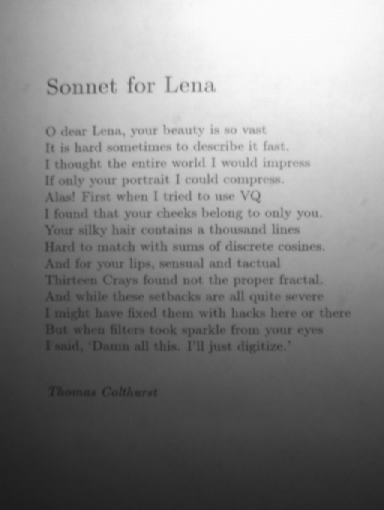
#> input picture input/doc.jpeg, 384 x 510 px
$ jupyter execute adaptive_thresholding.ipynb
#> lines starting #> are read from the running program, lines starting #| are printed output that depends on the picture; after the words box and inside, x2 and y2 are one past the last pixel; in counts of white or black regions, pixels touching at a corner belong together
#> further down, image is the input picture: shape (510, 384, 4); mean R, G, B, A 133.2, 133.2, 133.2, 255
### Import Libraries

[cell 1]
import cv2
import matplotlib.pyplot as plt
from matplotlib.pyplot import figure, title
import glob
import numpy as np

### Define Thresholding Operations

[cell 2]
def manual_thresholding(image, threshold):
#> called with threshold = 100
    _, thresh_msk = cv2.threshold(gray_img, threshold, 255, cv2.THRESH_BINARY)
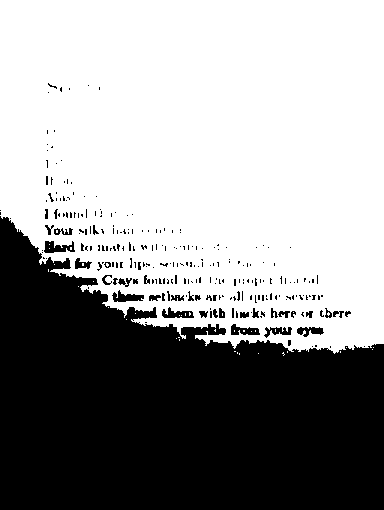
#> thresh_msk: shape (510, 384); 59.9% white; 259 black regions (220 under 20 px), largest, box (x1, y1, x2, y2) and area: (0, 216, 384, 510) 74927, (44, 241, 75, 253) 230, (112, 290, 144, 302) 215
    masked = cv2.bitwise_and(image, image, mask=thresh_msk)
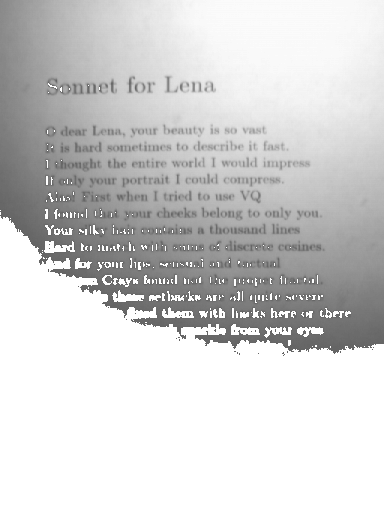
#> masked: shape (510, 384, 4); mean R, G, B, A 106.7, 106.7, 106.7, 152.8; transparent parts drawn white
    return masked

def triangle_thresholding(image):
    _, thresh_msk = cv2.threshold(gray_img, 0, 255, cv2.THRESH_BINARY+cv2.THRESH_TRIANGLE)
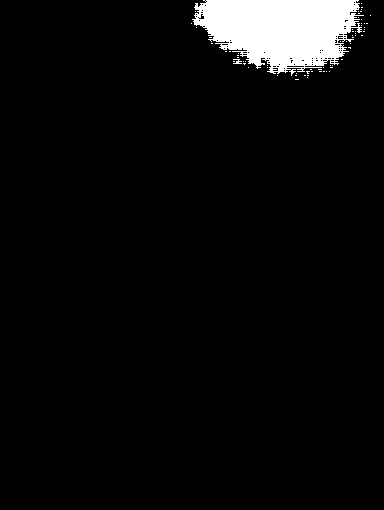
#> thresh_msk: shape (510, 384); 4.6% white; 67 white regions (65 under 20 px), largest, box (x1, y1, x2, y2) and area: (192, 0, 364, 76) 8872, (233, 59, 242, 64) 26
    masked = cv2.bitwise_and(image, image, mask=thresh_msk)
    return masked

def mean_adaptive_thresholding(image):
    thresh_msk = cv2.adaptiveThreshold(gray_img, 255, cv2.ADAPTIVE_THRESH_MEAN_C, cv2.THRESH_BINARY_INV, 11, 8)
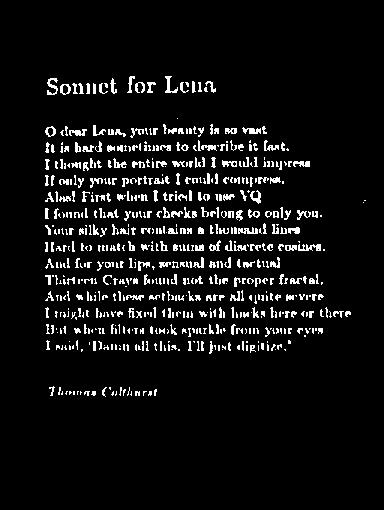
#> thresh_msk: shape (510, 384); 6.6% white in thin lines or dots, all inside (x1, y1, x2, y2) = (45, 76, 366, 397)
    masked = cv2.bitwise_and(image, image, mask=thresh_msk)
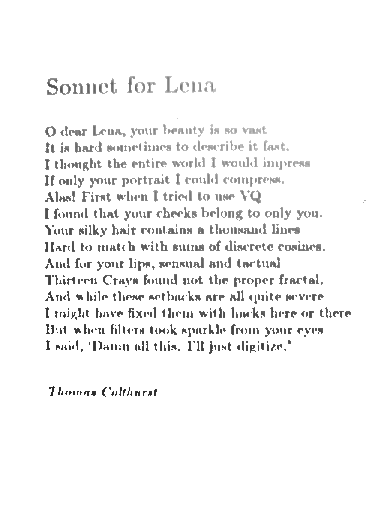
#> masked: shape (510, 384, 4); mean R, G, B, A 7.6, 7.6, 7.6, 16.9; transparent parts drawn white
    return masked

def gaussian_adaptive_thresholding(image):
    thresh_msk = cv2.adaptiveThreshold(gray_img, 255, cv2.ADAPTIVE_THRESH_GAUSSIAN_C, cv2.THRESH_BINARY_INV, 19, 6)
    masked = cv2.bitwise_and(image, image, mask=thresh_msk)
    return masked

### Apply thresholds to Images

[cell 3]
cnt = 1
m_thresh = 100
x_dim = 5
y_dim = 1
img = "../input/doc.jpeg"
figure(figsize=[8,30])
plt.subplot(x_dim,y_dim,cnt)
image = plt.imread(img)
gray_img = cv2.cvtColor(image, cv2.COLOR_BGR2GRAY)
title('Original Image')
plt.imshow(image, aspect='auto')
cnt+=1
plt.subplot(x_dim,y_dim,cnt)
title('Manual Thresholding')
plt.imshow(manual_thresholding(image, m_thresh), aspect='auto')
cnt+=1
plt.subplot(x_dim,y_dim,cnt)
title('Triangle Thresholding')
plt.imshow(triangle_thresholding(image), aspect='auto')
cnt+=1
plt.subplot(x_dim,y_dim,cnt)
title('Mean Adaptive Thresholding')
plt.imshow(mean_adaptive_thresholding(image), aspect='auto')
cnt+=1
plt.subplot(x_dim,y_dim,cnt)
title('Gaussian Adaptive Thresholding')
plt.imshow(mean_adaptive_thresholding(image), aspect='auto')
cnt+=1

$ run again, with input/dog1.jpeg copied over input/doc.jpeg
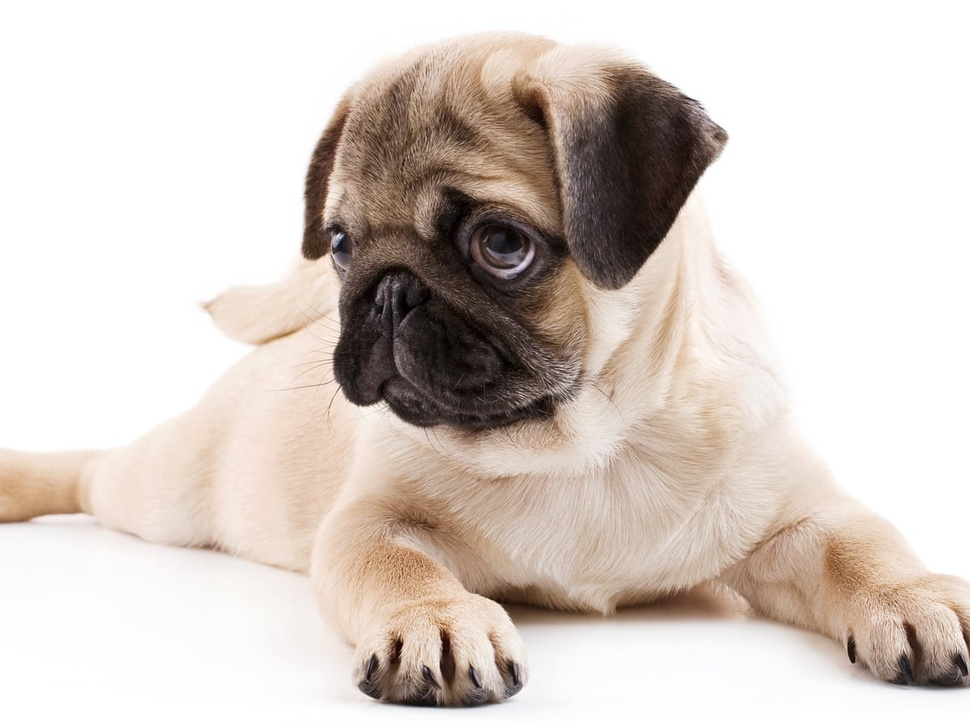
#> input picture input/dog1.jpeg, 970 x 727 px, shrunk from 1200 x 900 before the run
#> image is the input picture: shape (727, 970, 3); mean R, G, B 214.9, 205, 198.3
#> in manual_thresholding, `_, thresh_msk = cv2.threshold(gray_img, threshold, 255, cv2.THRESH_BIN..`:
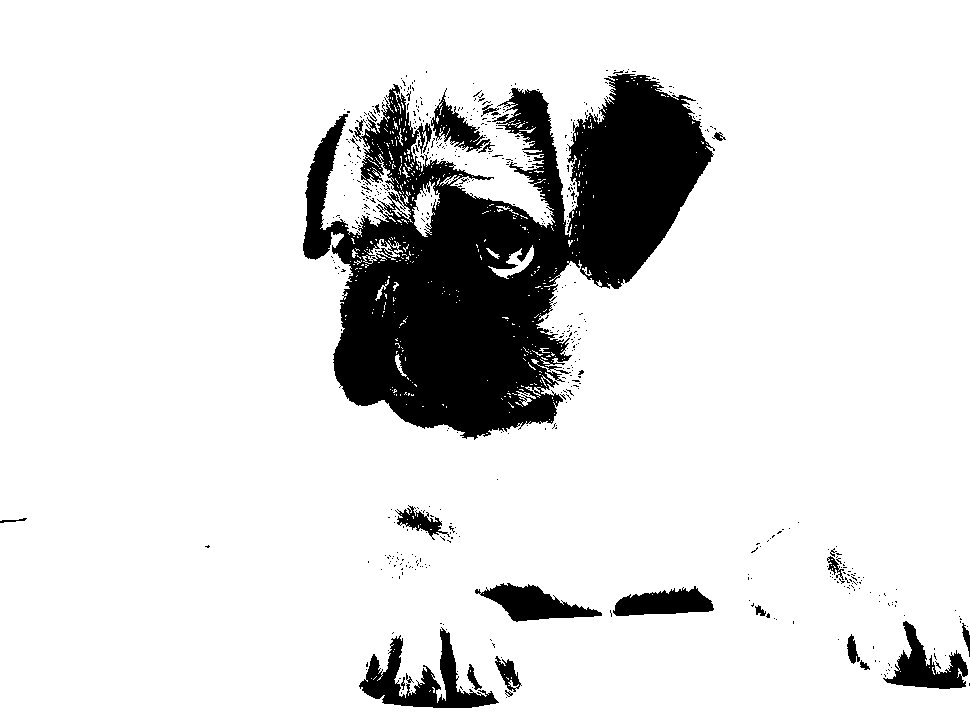
#> thresh_msk: shape (727, 970); 87.2% white; 535 black regions (509 under 20 px), largest, box (x1, y1, x2, y2) and area: (303, 74, 715, 440) 74740, (359, 627, 499, 708) 3912, (475, 583, 602, 622) 2382
#> in mean_adaptive_thresholding, `masked = cv2.bitwise_and(image, image, mask=thresh_msk)`:
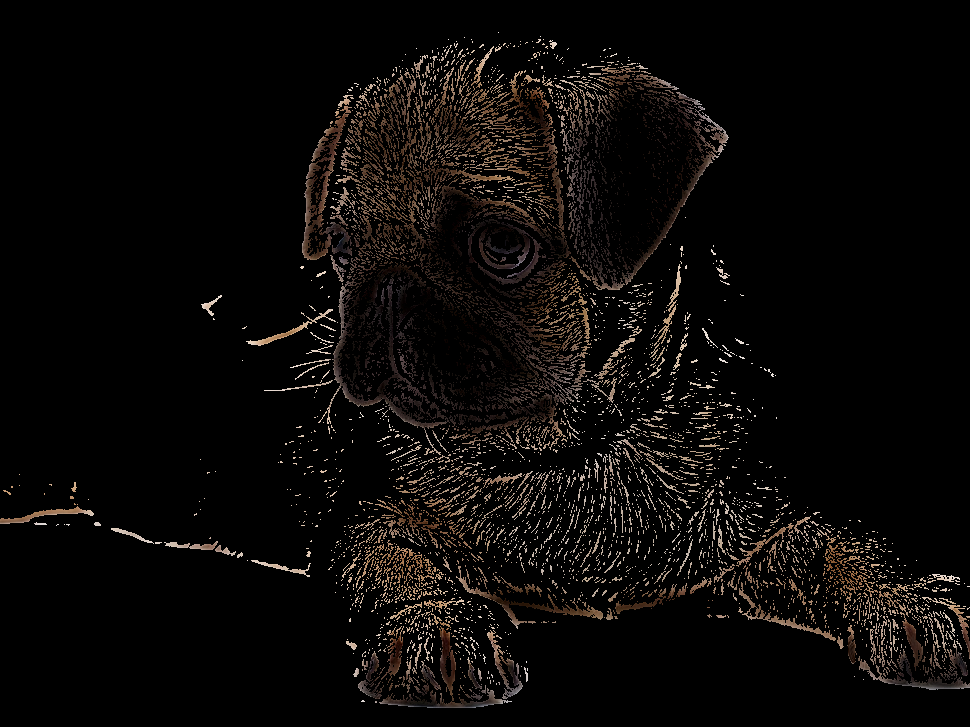
#> masked: shape (727, 970, 3); mean R, G, B 11.2, 9.2, 7.9
